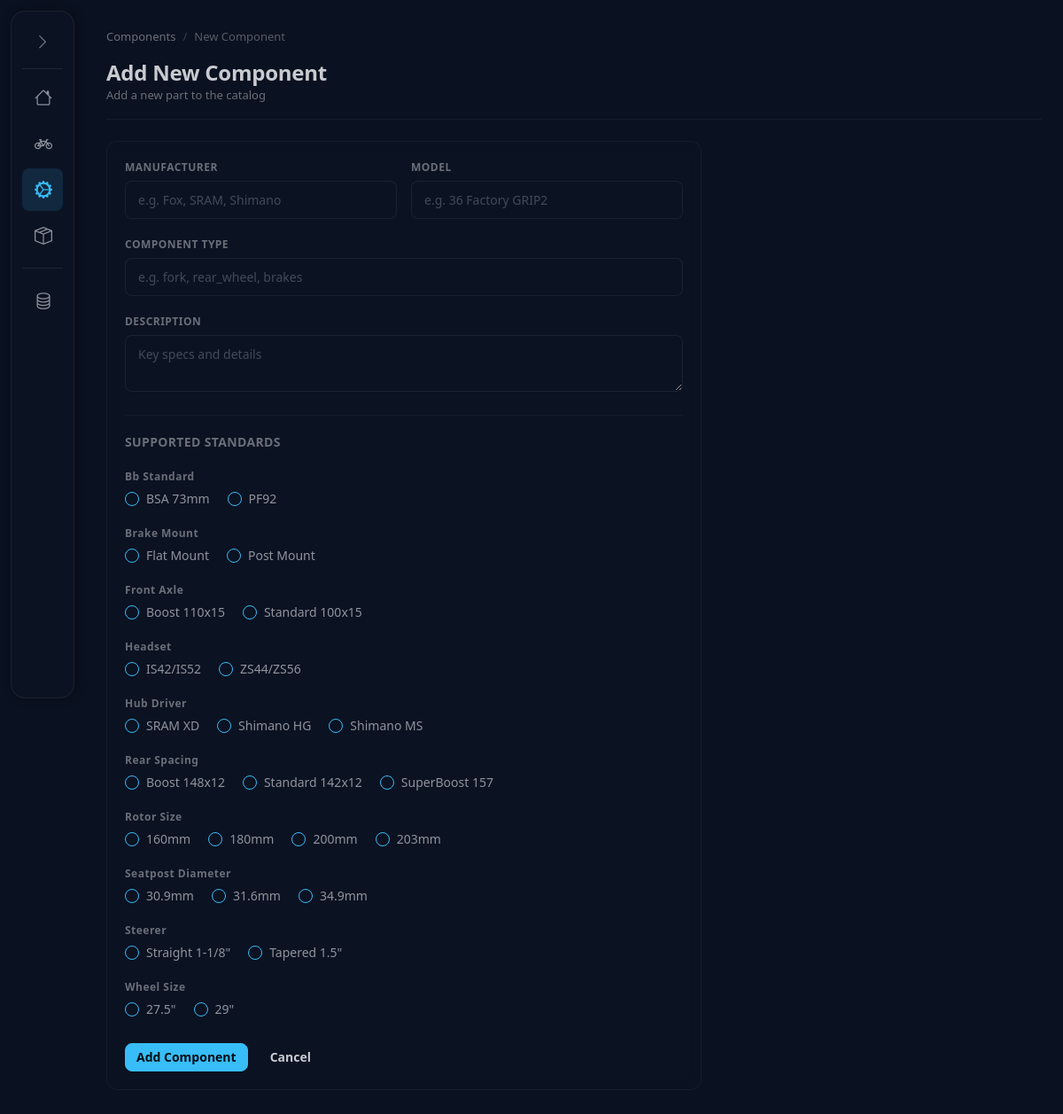
The app's page /components/new, older data.
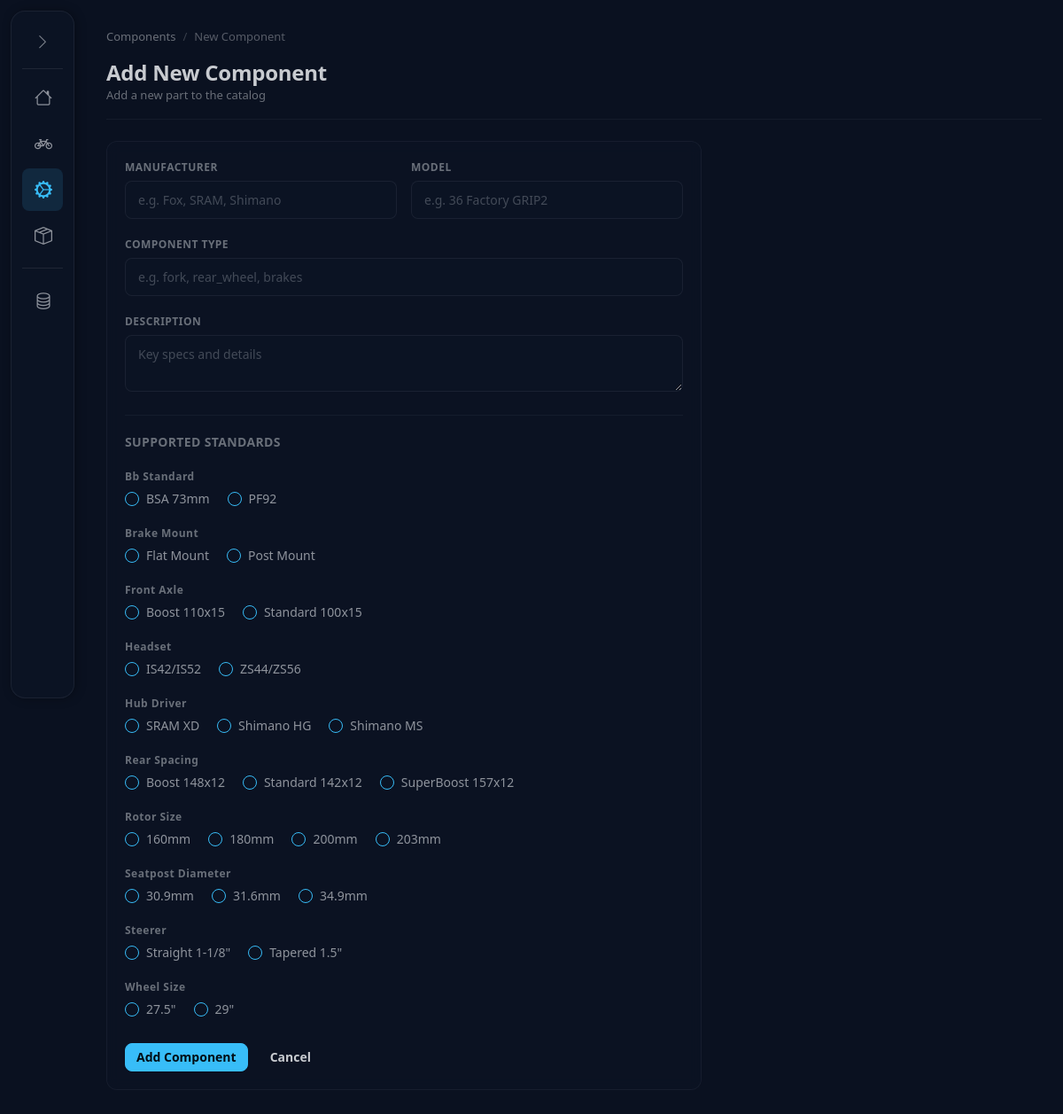
The same page, newer data.
### tables this page shows
CREATE TABLE standards (
    id INTEGER PRIMARY KEY AUTOINCREMENT,
    category TEXT NOT NULL,
    value TEXT NOT NULL,
    description TEXT,
    UNIQUE(category, value)
);

### bikebuild/web.py (the view, shortened to what this page needs)
@app.route('/components/new', methods=['GET', 'POST'])
def component_new():
    standards = query_db("SELECT * FROM standards ORDER BY category, value")
    categories = sorted(set(s['category'] for s in standards))
    types = query_db("SELECT DISTINCT component_type FROM components ORDER BY component_type")
    return render_template('component_form.html', comp=None, standards=standards,
                           categories=categories, types=types)

### bikebuild/web.py (called while the page is built)
def get_db():
    if 'db' not in g:
        g.db = sqlite3.connect(DATABASE)
        g.db.row_factory = sqlite3.Row
        g.db.execute("PRAGMA foreign_keys = ON")
    return g.db

def query_db(query, args=(), one=False):
    cur = get_db().execute(query, args)
    rv = cur.fetchall()
    cur.close()
    return (rv[0] if rv else None) if one else rv

### bikebuild/templates/component_form.html (shortened to what this page needs)
{% extends "base.html" %}
{% block content %}
<div class="dash-breadcrumbs">
    <a href="{{ url_for('components_list') }}">Components</a>
    <span class="sep"></span>
    <span>{{ 'Edit' if comp else 'New Component' }}</span>
</div>
<div class="page-header">
    <div>
        <h1 class="page-title">{{ 'Edit Component' if comp else 'Add New Component' }}</h1>
        <p class="page-subtitle">{{ 'Update component details and standards' if comp else 'Add a new part to the catalog' }}</p>
    </div>
</div>
<div class="dash-panel max-w-2xl">
    <form method="POST" class="p-5 space-y-5">
        <div class="grid grid-cols-1 md:grid-cols-2 gap-4">
            <div>
                <label class="dash-label">Manufacturer</label>
                <input type="text" name="manufacturer" class="dash-input" required value="{{ comp.manufacturer if comp else '' }}" placeholder="e.g. Fox, SRAM, Shimano">
            </div>
            <div>
                <label class="dash-label">Model</label>
                <input type="text" name="model" class="dash-input" required value="{{ comp.model if comp else '' }}" placeholder="e.g. 36 Factory GRIP2">
            </div>
        </div>
        <div>
            <label class="dash-label">Component Type</label>
            <input type="text" name="component_type" class="dash-input" required
                   value="{{ comp.component_type if comp else '' }}"
                   list="type_suggestions" placeholder="e.g. fork, rear_wheel, brakes">
        </div>
        <div>
            <label class="dash-label">Description</label>
            <textarea name="description" class="dash-input" rows="2" placeholder="Key specs and details">{{ comp.description if comp and comp.description else '' }}</textarea>
        </div>
        <div class="h-px bg-base-content/5"></div>
        <h3 class="text-sm font-semibold uppercase tracking-wide text-base-content/50">Supported Standards</h3>
        {% for cat in categories %}
        <div class="mb-1">
            <label class="dash-label capitalize">{{ cat.replace('_', ' ') }}</label>
            <div class="flex flex-wrap gap-x-5 gap-y-2">
                {% for s in standards if s.category == cat %}
                <label class="flex items-center gap-2 cursor-pointer text-sm">
                    <input type="checkbox" name="standards" value="{{ s.id }}" class="checkbox checkbox-xs checkbox-primary"
                           {{ 'checked' if current_std_ids is defined and s.id in current_std_ids }}>
                    <span class="text-base-content/70">{{ s.value }}</span>
                </label>
                {% endfor %}
            </div>
        </div>
        {% endfor %}
        <div class="flex gap-3 pt-2">
            <button type="submit" class="btn btn-sm btn-primary">{{ 'Save Changes' if comp else 'Add Component' }}</button>
            <a href="{{ url_for('components_list') }}" class="btn btn-sm btn-ghost">Cancel</a>
        </div>
    </form>
</div>
{% endblock %}

Row changes from the older to the newer data that the page shows:
changed standards: value "SuperBoost 157" → "SuperBoost 157x12"
